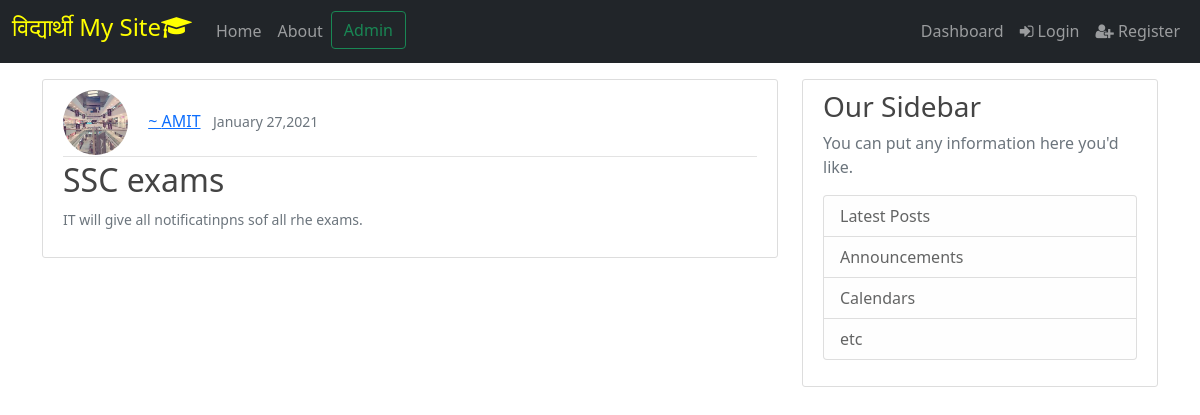
/post/5/, run on the app's committed database.
### blog/models.py (models this page shows, shortened)
class Post(models.Model):
    title=models.CharField(max_length=100)
    content=models.TextField()
    date_posted=models.DateTimeField(default=timezone.now)
    author=models.ForeignKey(User,on_delete=models.CASCADE)  #Foreign key because one author can have multiple posts

### users/models.py (models this page shows, shortened)
class Profile(models.Model):
    user=models.OneToOneField(User,on_delete=models.CASCADE)
    Phone_no=models.TextField(blank=True)
    image=models.ImageField(default='default.jpg',upload_to='profile_pics')

### blog/views.py (the view)
# urls.py: path('post/<int:pk>/',PostDetailView.as_view(),name='post-detail'),
class PostDetailView(DetailView): #Detail view will be looking in default template name=>  #<app>/<model>_<viewtype>.html   i.e  blog/post_detail.html
    model=Post

### templates/blog/post_detail.html (shortened to what this page needs)
{% extends 'blog/base.html' %}
{%  load static %}
{% block content %}
    <article class="media content-section">
        <div class="media-body">
          <div class="article-metadata">
            <img class="rounded-circle article-img"  src="{{object.author.profile.image.url}}">
            <a class="mr-2" href="#">~ {{ object.author.username | upper}}</a> &nbsp; <small class="text-muted">{{ object.date_posted | date:"F d,Y" }} </small>
          </div>
          <h2 class="article-title" style="text-decoration: None;">{{object.title }}</h2>
          <small class="text-muted">{{ object.content }}</small>
        </div>
      </article>
{% endblock content %}

### static/blog/main.css (style rules this page uses)
body { background: #fafafa; color: #333333; margin-top: 5rem; }
h1, h2, h3, h4, h5, h6 { color: #444444; }
.content-section { background: #ffffff; padding: 10px 20px; border: 1px solid #dddddd; border-radius: 3px; margin-bottom: 20px; }
.article-title { color: #444444; }
.article-img { height: 65px; width: 65px; margin-right: 16px; }
.article-metadata { padding-bottom: 1px; margin-bottom: 4px; border-bottom: 1px solid #e3e3e3 }

### data on the page
Post: author.profile.image (picture), author.username "AMIT", date_posted "January 27,2021", title "SSC exams", content "IT will give all notificatinpns sof all rhe exams."
